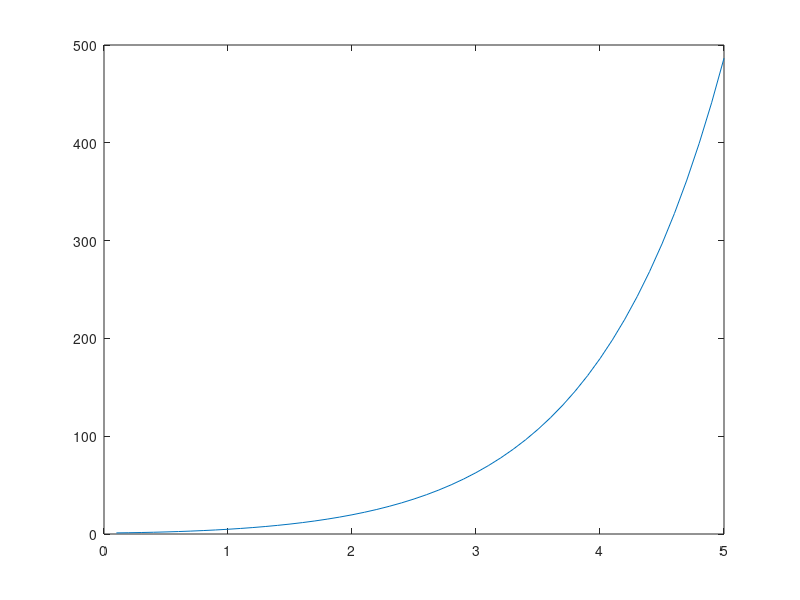

Reproduce this figure in MATLAB. (Note: this script raises an error after producing the figure.)
%Forward Euler
clc,clear;
tf=5;
dt=0.1;
nsteps=round(tf/dt);
yold=1;
ynew=0;
for j=1:nsteps    
    t=j*dt;    
    ynew=yold+dt*(3*t+yold);    
    tplot(j)=t;    
    yplot(j)=ynew;    
    yold=ynew;    % or use this one: 
%y(j+1)=y(j)+dt*(-y(j))
end
plot(tplot,yplot)

%%
clc,clear;
nsteps=100;
dt = 0.1;
z1old = 0;
z2old = 1;
tplot=zeros(1,nsteps);
z1plot=zeros(1,nsteps);
x = [0:pi/6:pi];
for j = 1:nsteps    
    t = j*dt;    
    z1new = z1old+dt*(z2old) %change this when needed%    
    z2new = z2old+dt*(cos(x)-z2old-z1old)    
    tplot(j) = t;
    z1plot(j) = z1new;    
    z1old = z1new;    
    z2old = z2new;
end
plot (tplot,z1plot,'k')